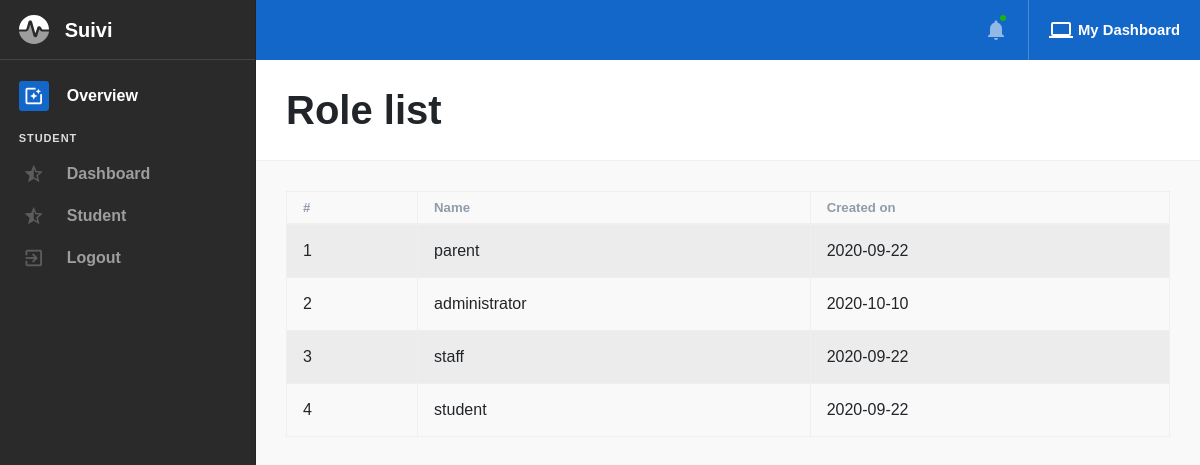
Screenshot of /role-list.php (signed in) with the database file from the repository.
### tables this page shows
CREATE TABLE `usertype` (
  `id` varchar(200) NOT NULL,
  `name` varchar(45) DEFAULT NULL,
  `created_on` date DEFAULT NULL,
  `deleted` char(45) DEFAULT NULL
);

### role-list.php (the view, shortened to what this page needs)
<!DOCTYPE html>
<html lang="en" dir="ltr">
<head>
    <link type="text/css" href="assets/vendor/perfect-scrollbar.css" rel="stylesheet">
    <link type="text/css" href="assets/css/app.css" rel="stylesheet">
    <link type="text/css" href="assets/css/app.rtl.css" rel="stylesheet">
    <link type="text/css" href="assets/css/vendor-material-icons.css" rel="stylesheet">
    <link type="text/css" href="assets/css/vendor-material-icons.rtl.css" rel="stylesheet">
    <link type="text/css" href="assets/css/vendor-fontawesome-free.css" rel="stylesheet">
    <link type="text/css" href="assets/css/vendor-fontawesome-free.rtl.css" rel="stylesheet">
    <link type="text/css" href="assets/css/vendor-ion-rangeslider.css" rel="stylesheet">
    <link type="text/css" href="assets/css/vendor-ion-rangeslider.rtl.css" rel="stylesheet">
    <link rel="stylesheet" href="https://cdnjs.cloudflare.com/ajax/libs/twitter-bootstrap/4.5.2/css/bootstrap.css">
    <link rel="stylesheet" href="https://cdn.datatables.net/1.10.22/css/dataTables.bootstrap4.min.css">
    <link type="text/css" href="assets/css/vendor-flatpickr.css" rel="stylesheet">
    <link type="text/css" href="assets/css/vendor-flatpickr.rtl.css" rel="stylesheet">
    <link type="text/css" href="assets/css/vendor-flatpickr-airbnb.css" rel="stylesheet">
    <link type="text/css" href="assets/css/vendor-flatpickr-airbnb.rtl.css" rel="stylesheet">
    <link type="text/css" href="assets/vendor/jqvmap/jqvmap.min.css" rel="stylesheet">
</head>
<body class="layout-default">
    <div class="mdk-drawer-layout js-mdk-drawer-layout" data-push data-responsive-width="992px" data-fullbleed>
        <div class="mdk-drawer-layout__content">
            <?php include('includes/header.php'); ?>
            <div class="mdk-header-layout__content mdk-header-layout__content--fullbleed mdk-header-layout__content--scrollable page"
                style="padding-top: 60px;">
                <div class="page__heading">
                    <div class="container-fluid page__container">
                        <div class="row">
                            <div class="col col-md-6"><h1 class="mb-0">Role list</h1></div>
                        </div>
                    </div>
                </div>
                <div class="bg-white border-bottom mb-3">
                </div>
                <div class="container-fluid page__container">
                    <div class="tab-content">
                        <div class="tab-pane active show fade" id="activity_all">
                            <table id="example" class="table table-striped table-bordered" style="width:100%">
                                        <thead>
                                            <tr>
                                                <th>#</th>
                                                <th>Name</th>
                                                <th>Created on</th>
                                            </tr>
                                        </thead>
                                        <tbody>
                                        <?php
                                            $no=0;
											$query = "SELECT * FROM usertype WHERE deleted != 'yes'";
											$query = $conn->query($query);
												while($row = $query->fetch_assoc()){
                                                    $no++;
										?>
                                            <tr>
                                                <td><?php echo $no; ?></td>
                                                <td><?php echo $row['name']; ?></td>
                                                <td><?php echo $row['created_on']; ?></td>
                                            </tr>
                                            <?php } ?>
                                        </tbody>
                                    </table>
                        </div>
                    </div>
                </div>
            </div>
        </div>
    </div>
    <?php include('includes/left-bar.php'); ?>
    </div>
</body>
</html>

### rows the page displays
usertype: name "parent", created_on "2020-09-22"
usertype: name "administrator", created_on "2020-10-10"
usertype: name "staff", created_on "2020-09-22"
usertype: name "student", created_on "2020-09-22"
